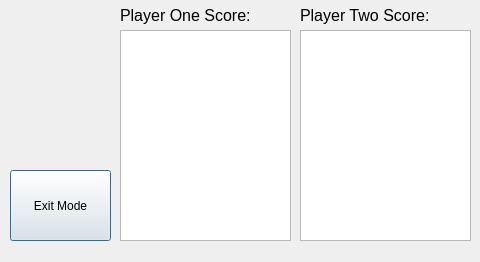
<?xml version="1.0" encoding="UTF-8"?>
<ui version="4.0">
 <class>twoPlayerScreen</class>
 <widget class="QDialog" name="twoPlayerScreen">
  <property name="geometry">
   <rect>
    <x>0</x>
    <y>0</y>
    <width>480</width>
    <height>262</height>
   </rect>
  </property>
  <property name="maximumSize">
   <size>
    <width>480</width>
    <height>272</height>
   </size>
  </property>
  <property name="windowTitle">
   <string>Party Mode</string>
  </property>
  <widget class="QTextBrowser" name="playerOneTwoScore">
   <property name="geometry">
    <rect>
     <x>120</x>
     <y>30</y>
     <width>171</width>
     <height>211</height>
    </rect>
   </property>
  </widget>
  <widget class="QTextBrowser" name="playerTwoTwoScore">
   <property name="geometry">
    <rect>
     <x>300</x>
     <y>30</y>
     <width>171</width>
     <height>211</height>
    </rect>
   </property>
  </widget>
  <widget class="QPushButton" name="twoExitBut">
   <property name="geometry">
    <rect>
     <x>10</x>
     <y>170</y>
     <width>101</width>
     <height>71</height>
    </rect>
   </property>
   <property name="text">
    <string>Exit Mode</string>
   </property>
  </widget>
  <widget class="QLabel" name="playerOneTwo">
   <property name="geometry">
    <rect>
     <x>120</x>
     <y>0</y>
     <width>171</width>
     <height>31</height>
    </rect>
   </property>
   <property name="font">
    <font>
     <pointsize>12</pointsize>
    </font>
   </property>
   <property name="text">
    <string>Player One Score:</string>
   </property>
  </widget>
  <widget class="QLabel" name="playerTwoTwo">
   <property name="geometry">
    <rect>
     <x>300</x>
     <y>0</y>
     <width>171</width>
     <height>31</height>
    </rect>
   </property>
   <property name="font">
    <font>
     <pointsize>12</pointsize>
    </font>
   </property>
   <property name="text">
    <string>Player Two Score:</string>
   </property>
  </widget>
 </widget>
 <resources/>
 <connections/>
</ui>
